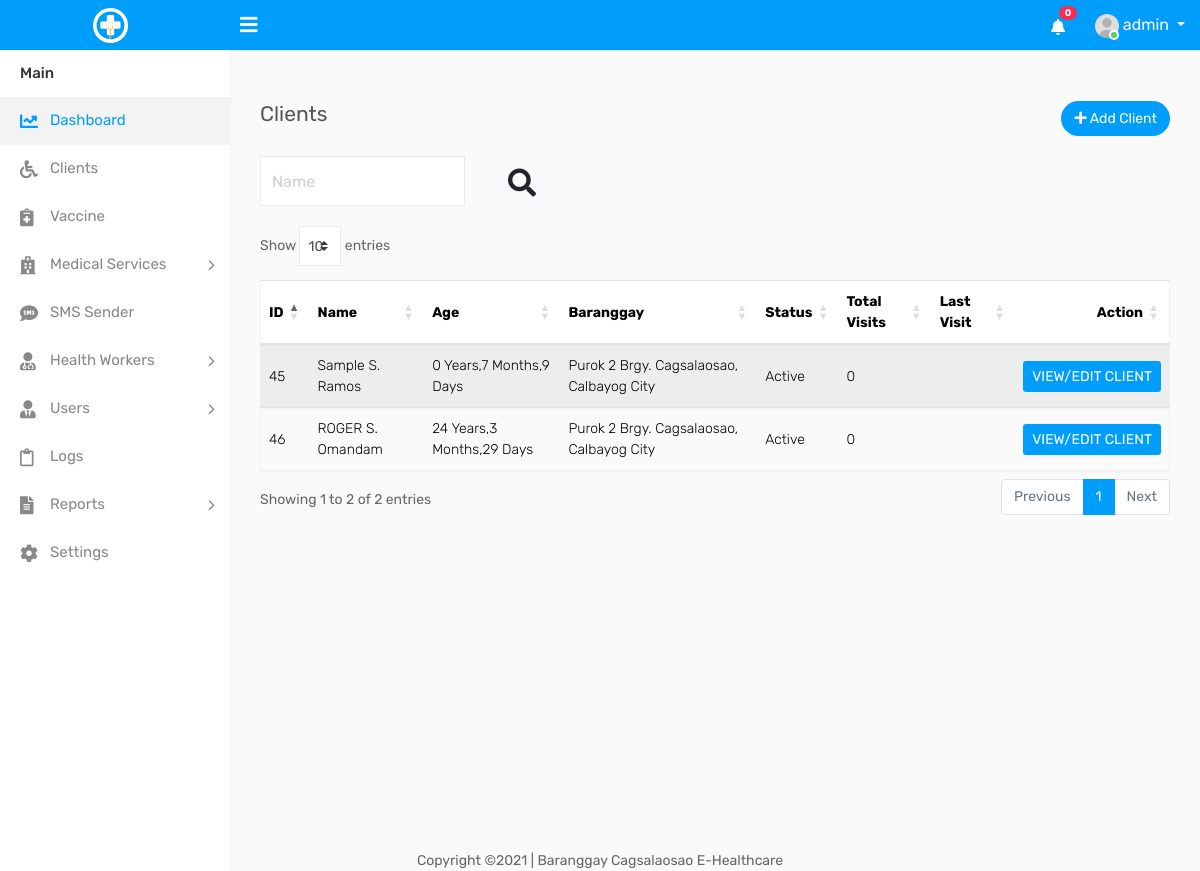
The app's page /clients.php (signed in), older data.
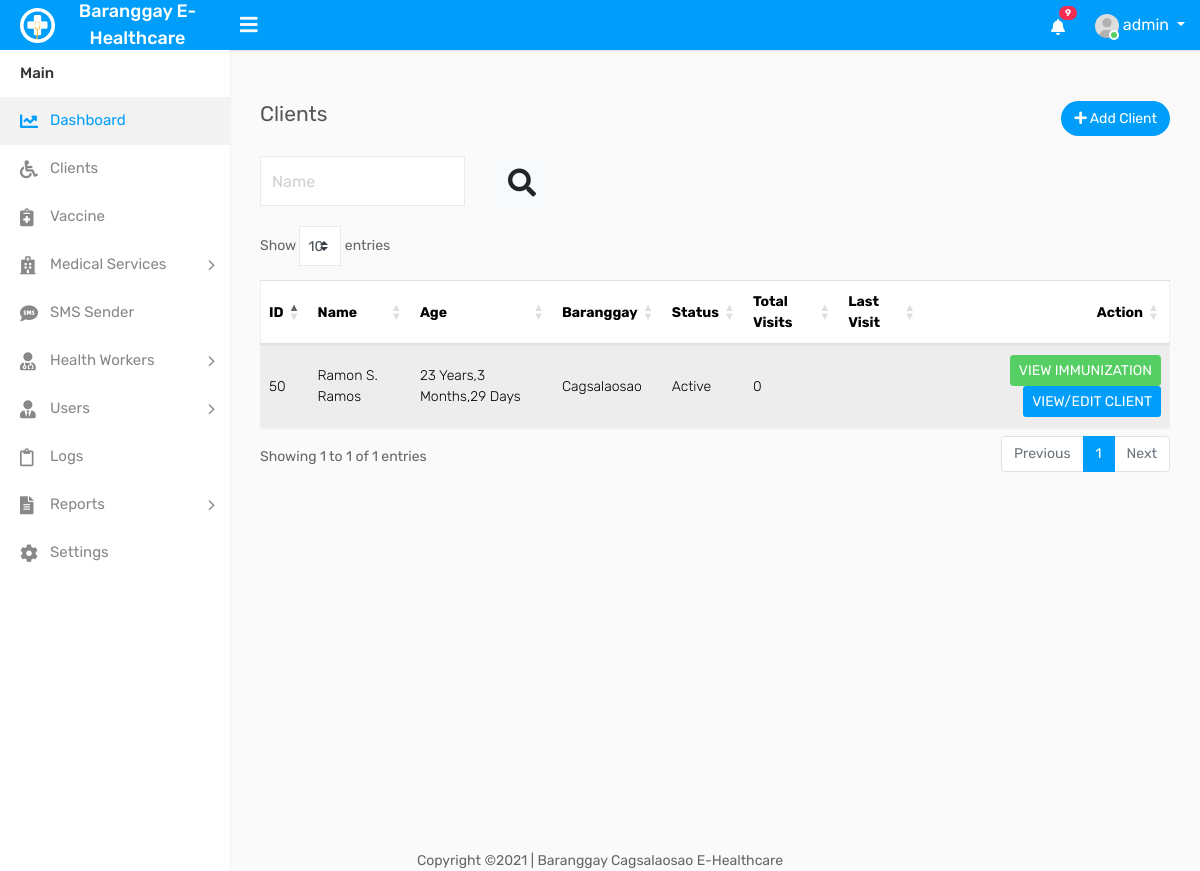
The same page, newer data.
### tables this page shows
CREATE TABLE IF NOT EXISTS `client` (
`client_id` int(11) NOT NULL,
  `client_fname` varchar(55) DEFAULT NULL,
  `client_mi` varchar(5) DEFAULT NULL,
  `client_lname` varchar(55) DEFAULT NULL,
  `client_bdate` date DEFAULT NULL,
  `client_gender` varchar(55) DEFAULT NULL,
  `client_brgy` varchar(55) DEFAULT NULL,
  `client_street` varchar(255) DEFAULT NULL,
  `client_purok` varchar(255) DEFAULT NULL,
  `client_phone` varchar(55) DEFAULT NULL,
  `client_status` varchar(55) DEFAULT NULL,
  `client_joindate` date DEFAULT NULL
);

CREATE TABLE IF NOT EXISTS `settings` (
`id` int(11) NOT NULL,
  `name` varchar(55) NOT NULL,
  `contact_person` varchar(55) NOT NULL,
  `address` varchar(255) NOT NULL,
  `postalcode` int(11) NOT NULL,
  `email` varchar(255) NOT NULL,
  `phone` varchar(55) NOT NULL,
  `telephone` varchar(55) NOT NULL
);

### clients.php (the view, shortened to what the changed rows need)
<!DOCTYPE html>
<html lang="en">
<?php
include('includes/head.php');
 ?>
<body>
    <div class="main-wrapper">
<?php include('includes/topnav.php') ?>
        <div class="page-wrapper">
         <div class="content">
                    <br>
                <div class="row">
                    <div class="col-md-12">
                        <div class="table-responsive">
                            <table id="datatableID" class="table table-border table-striped custom-table datatable mb-0">
                                <thead>
                                    <tr>
                                        <th>ID</th>
                                        <th>Name</th>
                                        <th>Age</th>
                                        <th>Baranggay</th>
                                        <th>Status</th>
                                        <th>Total Visits</th>
                                        <th>Last Visit</th>
                                        <th class="text-right">Action</th>
                                    </tr>
                                </thead>
                                <tbody>
                                     <?php
                                        if (isset($_GET['name']))
                                        {
                                            $values = $_GET['name'];
                                            $query = "select CONCAT(TIMESTAMPDIFF(YEAR, client_bdate, now()), ' Years,',
   TIMESTAMPDIFF(MONTH, client_bdate, now()) % 12, ' Months,',
   FLOOR(TIMESTAMPDIFF(DAY, client_bdate, now()) % 30.4375), ' Days') as age,client_id,client_fname,client_mi,client_lname,client_brgy,client_phone,client_status   from client where concat(client_fname,client_mi,client_lname)  like '%$values%'  ";
                                            $query_run = mysqli_query($con,$query);
                                            if (mysqli_num_rows($query_run)>0)
                                            {
                                                foreach($query_run as $items)
                                                {
                                                    ?>
                                                    <tr>
                                                    <td><?= $items['client_id'] ?></td>
                                                    <td><?= $items['client_fname']." ".$items['client_mi']." ".$items['client_lname'] ?></td>
                                                    <td><?=
                                                    $items['age']
                                                     ?></td>
                                                    <td><?= $items['client_brgy'] ?></td>
                                                    <td><?= $items['client_status'] ?></td>
                                                    <td>
                                                         <?php
                                $id =$items['client_id'];
                                    $rt = mysqli_query($con," select * from visit   where client_id='$id'  ");
                                    $num1 = mysqli_num_rows($rt);
                                     echo htmlentities($num1);
                        ?>
                                                    </td>
                                                 <td>
                                                     <?php
    $query="select max(visit_date) as maxdate from visit  where client_id='$id' ";
                                        $query_run= mysqli_query($con,$query)or trigger_error("Query Failed! SQL: $query - Error: ".mysqli_error($con), E_USER_ERROR);
                                         if ($query_run)
                                        {
                                            while ($row=mysqli_fetch_array($query_run))
                                            {
                                               echo $row['maxdate'];
                                            }
                                        }
 ?>
                                                 </td>
                                                    <form action="edit-client.php" method="POST">
                                                      <input type="hidden" name="id" value="<?php echo  $items['client_id']
                                             ?>">
                                                    <td class="text-right">
                                                        <?php
                                             $clientid=$items['client_id'];
                                             $query = " select * from history where client_id='$clientid'  ";
         $count_query_run=mysqli_query($con,$query);
         if (mysqli_num_rows($count_query_run)>=1)
         {
            ?>
                                                         <a href="history.php?id=<?php echo $items['client_id'] ?>"><button type="button" class="btn btn-secondary btn-sm">VIEW HISTORY</button></a>
                                                          <?php
         }
                                              ?>
                                                <?php
                                             $clientid=$items['client_id'];
                                             $query = " select * from client_immunization where client_id='$clientid'  ";
                                                $count_query_run=mysqli_query($con,$query);
                                                if (mysqli_num_rows($count_query_run)>=1)
                                                {
                                                    ?>
                                                         <a href="client_immu_records.php?id=<?php echo $items['client_id'] ?>"><button type="button" class="btn btn-success btn-sm">VIEW IMMUNIZATION</button></a>
                                                          <?php
                                                }
                                              ?>
                                                        <input type="submit" name="edit" class="btn  btn-primary btn-sm" value="VIEW/EDIT CLIENT">
                                                    </td>
                                                    </form>
                                        </tr>
                                                    <?php
                                                }
                                            }
                                            else
                                            {
                                                ?>
                                                    <tr>
                                                        <td colspan="6">No record found</td>
                                                    </tr>
                                                <?php
                                            }
                                        }
                                      else
                                        {
                                            $query = "select CONCAT(TIMESTAMPDIFF(YEAR, client_bdate, now()), ' Years,',
   TIMESTAMPDIFF(MONTH, client_bdate, now()) % 12, ' Months,',
   FLOOR(TIMESTAMPDIFF(DAY, client_bdate, now()) % 30.4375), ' Days') as age,client_id,client_fname,client_mi,client_lname,client_brgy,client_phone,client_status   from client    ";
                                            $query_run = mysqli_query($con,$query);
                                            if (mysqli_num_rows($query_run)>0)
                                            {
                                                foreach($query_run as $items)
                                                {
                                                    ?>
                                                    <tr>
                                                    <td><?= $items['client_id'] ?></td>
                                                    <td><?= $items['client_fname']." ".$items['client_mi']." ".$items['client_lname'] ?></td>
                                                    <td><?=
                                                    $items['age']
                                                     ?></td>
                                                    <td><?= $items['client_brgy'] ?></td>
                                                    <td><?= $items['client_status'] ?></td>
                                                    <td>
                                                         <?php
                                $id =$items['client_id'];
                                    $rt = mysqli_query($con," select * from visit   where client_id='$id'  ");
                                    $num1 = mysqli_num_rows($rt);
                                     echo htmlentities($num1);
                        ?>
                                                    </td>
                                                 <td>
                                                 </td>
                                                    <form action="edit-client.php" method="POST">
                                                    <td class="text-right">
                                                    <?php
                                             $clientid=$items['client_id'];
                                             $query = " select * from client_immunization where client_id='$clientid'  ";
                                                $count_query_run=mysqli_query($con,$query);
                                                if (mysqli_num_rows($count_query_run)>=1)
                                                {
                                                    ?>
                                                         <a href="client_immu_records.php?id=<?php echo $items['client_id'] ?>"><button type="button" class="btn btn-success btn-sm">VIEW IMMUNIZATION</button></a>
                                                          <?php
                                                }
                                              ?>
                                                        <input type="submit" name="edit" class="btn  btn-primary btn-sm" value="VIEW/EDIT CLIENT">
                                                    </td>
                                                    </form>
                                        </tr>
                                                    <?php
                                                }
                                            }
                                            else
                                            {
                                                ?>
                                                    <tr>
                                                        <td colspan="6">No record found</td>
                                                    </tr>
                                                <?php
                                            }
                                        }
                                      ?>
                                </tbody>
                            </table>
                        </div>
                    </div>
                </div>
            </div>
        </div>
    </div>
</body>
</html>

### includes/topnav.php (shortened to what the changed rows need)
 <?php
        include('dbcon.php');
  ?>
        <div class="header">
			<div class="header-left">
				<a href="index.php" class="logo">
					<img src="assets/img/logo.png" width="35" height="35" alt=""> <span>
<?php
                                     $query="select * from settings limit 1 ";
                                        $query_run= mysqli_query($con,$query);
                                         if ($query_run)
                                        {
                                            while ($row=mysqli_fetch_array($query_run))
                                            {
                                                echo $row['name'];
                                            }
                                        }
?>
                    </span>
				</a>
			</div>
            <ul class="nav user-menu float-right">
                <li class="nav-item dropdown d-none d-sm-block">
                    <a href="#" class="dropdown-toggle nav-link" data-toggle="dropdown"><i class="fas fa-bell"></i> <span class="badge badge-pill bg-danger float-right">
                        <?php
                                    $rt = mysqli_query($con,"SELECT * FROM log  ");
                                    $num1 = mysqli_num_rows($rt);
                                     echo htmlentities($num1);
                        ?>
                    </span></a>
                </li>
            </ul>
        </div>

Row changes from the older to the newer data that the page shows:
removed client: client_id "45", client_fname "Sample", client_mi "S.", client_lname "Ramos", age "0 Years,7 Months,9 Days", client_brgy "Purok 2 Brgy. Cagsalaosao, Calbayog City", client_status "Active", num1 "0"
removed client: client_id "46", client_fname "ROGER", client_mi "S.", client_lname "Omandam", age "24 Years,3 Months,29 Days", client_brgy "Purok 2 Brgy. Cagsalaosao, Calbayog City", client_status "Active", num1 "0"
added settings: name "Baranggay E-Healthcare"
added client: client_id "50", client_fname "Ramon", client_mi "S.", client_lname "Ramos", age "23 Years,3 Months,29 Days", client_brgy "Cagsalaosao", client_status "Active", num1 "0"
Text that changed along with them:
$num1: "0" → "9"
text written by a page script: "Show entries Showing 1 to 2 of 2 entries Previous 1 Next" → "Show entries Showing 1 to 1 of 1 entries Previous 1 Next"
